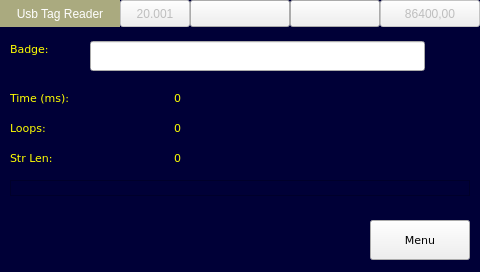
<?xml version="1.0" encoding="UTF-8"?>
<ui version="4.0">
 <class>page100</class>
 <widget class="QWidget" name="page100">
  <property name="geometry">
   <rect>
    <x>0</x>
    <y>0</y>
    <width>480</width>
    <height>272</height>
   </rect>
  </property>
  <property name="minimumSize">
   <size>
    <width>480</width>
    <height>272</height>
   </size>
  </property>
  <property name="maximumSize">
   <size>
    <width>480</width>
    <height>272</height>
   </size>
  </property>
  <property name="windowTitle">
   <string>page100</string>
  </property>
  <property name="styleSheet">
   <string notr="true">QWidget#page100
{
background-color: rgb(0, 0, 55);
}

QLabel
{
background-color: rgb(0, 0, 55);
color: rgb(255, 255, 0);
}</string>
  </property>
  <widget class="QLineEdit" name="lineEdit">
   <property name="geometry">
    <rect>
     <x>90</x>
     <y>41</y>
     <width>335</width>
     <height>30</height>
    </rect>
   </property>
   <property name="font">
    <font>
     <family>DejaVu Sans</family>
     <pointsize>10</pointsize>
     <weight>75</weight>
     <bold>true</bold>
    </font>
   </property>
   <property name="text">
    <string/>
   </property>
  </widget>
  <widget class="QLabel" name="label">
   <property name="geometry">
    <rect>
     <x>10</x>
     <y>41</y>
     <width>64</width>
     <height>16</height>
    </rect>
   </property>
   <property name="font">
    <font>
     <family>DejaVu Sans</family>
     <pointsize>8</pointsize>
    </font>
   </property>
   <property name="text">
    <string>Badge:</string>
   </property>
  </widget>
  <widget class="QLabel" name="lblElapsed">
   <property name="geometry">
    <rect>
     <x>100</x>
     <y>90</y>
     <width>81</width>
     <height>16</height>
    </rect>
   </property>
   <property name="font">
    <font>
     <family>DejaVu Sans</family>
     <pointsize>8</pointsize>
    </font>
   </property>
   <property name="text">
    <string>0</string>
   </property>
   <property name="alignment">
    <set>Qt::AlignRight|Qt::AlignTrailing|Qt::AlignVCenter</set>
   </property>
  </widget>
  <widget class="QLabel" name="lblMessage">
   <property name="geometry">
    <rect>
     <x>10</x>
     <y>180</y>
     <width>460</width>
     <height>16</height>
    </rect>
   </property>
   <property name="font">
    <font>
     <family>DejaVu Sans</family>
     <pointsize>8</pointsize>
    </font>
   </property>
   <property name="frameShape">
    <enum>QFrame::StyledPanel</enum>
   </property>
   <property name="text">
    <string/>
   </property>
  </widget>
  <widget class="QLabel" name="lblLoops">
   <property name="geometry">
    <rect>
     <x>100</x>
     <y>120</y>
     <width>81</width>
     <height>16</height>
    </rect>
   </property>
   <property name="font">
    <font>
     <family>DejaVu Sans</family>
     <pointsize>8</pointsize>
    </font>
   </property>
   <property name="text">
    <string>0</string>
   </property>
   <property name="alignment">
    <set>Qt::AlignRight|Qt::AlignTrailing|Qt::AlignVCenter</set>
   </property>
  </widget>
  <widget class="ATCMbutton" name="atcmButton">
   <property name="geometry">
    <rect>
     <x>370</x>
     <y>220</y>
     <width>100</width>
     <height>40</height>
    </rect>
   </property>
   <property name="font">
    <font>
     <family>DejaVu Sans</family>
     <pointsize>8</pointsize>
    </font>
   </property>
   <property name="toolTip">
    <string/>
   </property>
   <property name="whatsThis">
    <string>ATCMbutton widget</string>
   </property>
   <property name="pageName">
    <string notr="true">menu</string>
   </property>
   <property name="statusvar">
    <string notr="true"/>
   </property>
   <property name="viewStatus">
    <bool>false</bool>
   </property>
   <property name="visibilityVar">
    <string notr="true"/>
   </property>
   <property name="text">
    <string>Menu</string>
   </property>
   <property name="pressText">
    <string>Menu</string>
   </property>
   <property name="borderWidth">
    <number>0</number>
   </property>
   <property name="borderRadius">
    <number>0</number>
   </property>
   <property name="apparence">
    <enum>QFrame::Raised</enum>
   </property>
  </widget>
  <widget class="QLabel" name="label_2">
   <property name="geometry">
    <rect>
     <x>10</x>
     <y>90</y>
     <width>81</width>
     <height>16</height>
    </rect>
   </property>
   <property name="font">
    <font>
     <family>DejaVu Sans</family>
     <pointsize>8</pointsize>
    </font>
   </property>
   <property name="text">
    <string>Time (ms):</string>
   </property>
  </widget>
  <widget class="QLabel" name="lblLen">
   <property name="geometry">
    <rect>
     <x>100</x>
     <y>150</y>
     <width>81</width>
     <height>16</height>
    </rect>
   </property>
   <property name="font">
    <font>
     <family>DejaVu Sans</family>
     <pointsize>8</pointsize>
    </font>
   </property>
   <property name="text">
    <string>0</string>
   </property>
   <property name="alignment">
    <set>Qt::AlignRight|Qt::AlignTrailing|Qt::AlignVCenter</set>
   </property>
  </widget>
  <widget class="QLabel" name="label_3">
   <property name="geometry">
    <rect>
     <x>10</x>
     <y>120</y>
     <width>81</width>
     <height>16</height>
    </rect>
   </property>
   <property name="font">
    <font>
     <family>DejaVu Sans</family>
     <pointsize>8</pointsize>
    </font>
   </property>
   <property name="text">
    <string>Loops:</string>
   </property>
  </widget>
  <widget class="QLabel" name="label_4">
   <property name="geometry">
    <rect>
     <x>10</x>
     <y>150</y>
     <width>81</width>
     <height>16</height>
    </rect>
   </property>
   <property name="font">
    <font>
     <family>DejaVu Sans</family>
     <pointsize>8</pointsize>
    </font>
   </property>
   <property name="text">
    <string>Str Len:</string>
   </property>
  </widget>
  <widget class="QLabel" name="ledReader">
   <property name="geometry">
    <rect>
     <x>440</x>
     <y>40</y>
     <width>32</width>
     <height>32</height>
    </rect>
   </property>
   <property name="maximumSize">
    <size>
     <width>50</width>
     <height>50</height>
    </size>
   </property>
   <property name="font">
    <font>
     <family>Ubuntu</family>
     <pointsize>13</pointsize>
     <weight>50</weight>
     <italic>false</italic>
     <bold>false</bold>
    </font>
   </property>
   <property name="styleSheet">
    <string notr="true"/>
   </property>
   <property name="text">
    <string/>
   </property>
  </widget>
  <widget class="ATCMlabel" name="atcmLabel_PLC_time">
   <property name="enabled">
    <bool>false</bool>
   </property>
   <property name="geometry">
    <rect>
     <x>380</x>
     <y>0</y>
     <width>100</width>
     <height>27</height>
    </rect>
   </property>
   <property name="font">
    <font>
     <family>Ubuntu</family>
     <pointsize>9</pointsize>
    </font>
   </property>
   <property name="text">
    <string>86400,00</string>
   </property>
   <property name="toolTip">
    <string>PLC_time</string>
   </property>
   <property name="whatsThis">
    <string>ATCMlabel widget</string>
   </property>
   <property name="variable">
    <string>PLC_time</string>
   </property>
   <property name="refresh">
    <number>200</number>
   </property>
   <property name="max">
    <string notr="true">0</string>
   </property>
   <property name="min">
    <string notr="true">0</string>
   </property>
   <property name="viewStatus">
    <bool>false</bool>
   </property>
   <property name="visibilityVar">
    <string/>
   </property>
   <property name="bgColor">
    <color>
     <red>170</red>
     <green>170</green>
     <blue>127</blue>
    </color>
   </property>
   <property name="fontColor">
    <color>
     <red>255</red>
     <green>255</green>
     <blue>255</blue>
    </color>
   </property>
   <property name="borderWidth">
    <number>0</number>
   </property>
   <property name="borderRadius">
    <number>0</number>
   </property>
  </widget>
  <widget class="QLabel" name="label_5">
   <property name="geometry">
    <rect>
     <x>0</x>
     <y>0</y>
     <width>120</width>
     <height>27</height>
    </rect>
   </property>
   <property name="font">
    <font>
     <family>Ubuntu</family>
     <pointsize>9</pointsize>
    </font>
   </property>
   <property name="styleSheet">
    <string notr="true">background-color: rgb(170, 170, 127);
color: rgb(255, 255, 255);
font: 9pt &quot;Ubuntu&quot;;
</string>
   </property>
   <property name="text">
    <string>Usb Tag Reader</string>
   </property>
   <property name="alignment">
    <set>Qt::AlignCenter</set>
   </property>
  </widget>
  <widget class="ATCMtime" name="atcmTime">
   <property name="geometry">
    <rect>
     <x>290</x>
     <y>0</y>
     <width>90</width>
     <height>27</height>
    </rect>
   </property>
   <property name="font">
    <font>
     <family>Ubuntu</family>
     <pointsize>9</pointsize>
    </font>
   </property>
   <property name="toolTip">
    <string>ATCM QTime</string>
   </property>
   <property name="whatsThis">
    <string>ATCMtime widget</string>
   </property>
   <property name="bgColor">
    <color>
     <red>170</red>
     <green>170</green>
     <blue>127</blue>
    </color>
   </property>
   <property name="fontColor">
    <color>
     <red>255</red>
     <green>255</green>
     <blue>255</blue>
    </color>
   </property>
   <property name="borderWidth">
    <number>0</number>
   </property>
   <property name="borderRadius">
    <number>0</number>
   </property>
  </widget>
  <widget class="ATCMlabel" name="atcmLabel_HMI_Version">
   <property name="enabled">
    <bool>false</bool>
   </property>
   <property name="geometry">
    <rect>
     <x>120</x>
     <y>0</y>
     <width>70</width>
     <height>27</height>
    </rect>
   </property>
   <property name="font">
    <font>
     <family>Ubuntu</family>
     <pointsize>9</pointsize>
    </font>
   </property>
   <property name="text">
    <string>20.001</string>
   </property>
   <property name="toolTip">
    <string>PLC_HMI_Version</string>
   </property>
   <property name="whatsThis">
    <string>ATCMlabel widget</string>
   </property>
   <property name="variable">
    <string>PLC_HMI_Version</string>
   </property>
   <property name="refresh">
    <number>200</number>
   </property>
   <property name="max">
    <string notr="true">0</string>
   </property>
   <property name="min">
    <string notr="true">0</string>
   </property>
   <property name="viewStatus">
    <bool>false</bool>
   </property>
   <property name="visibilityVar">
    <string/>
   </property>
   <property name="bgColor">
    <color>
     <red>170</red>
     <green>170</green>
     <blue>127</blue>
    </color>
   </property>
   <property name="fontColor">
    <color>
     <red>255</red>
     <green>255</green>
     <blue>255</blue>
    </color>
   </property>
   <property name="borderWidth">
    <number>0</number>
   </property>
   <property name="borderRadius">
    <number>0</number>
   </property>
  </widget>
  <widget class="ATCMdate" name="atcmDate">
   <property name="geometry">
    <rect>
     <x>190</x>
     <y>0</y>
     <width>100</width>
     <height>27</height>
    </rect>
   </property>
   <property name="font">
    <font>
     <family>Ubuntu</family>
     <pointsize>9</pointsize>
    </font>
   </property>
   <property name="toolTip">
    <string>ATCM QDate</string>
   </property>
   <property name="whatsThis">
    <string>ATCMdate widget</string>
   </property>
   <property name="bgColor">
    <color>
     <red>170</red>
     <green>170</green>
     <blue>127</blue>
    </color>
   </property>
   <property name="fontColor">
    <color>
     <red>255</red>
     <green>255</green>
     <blue>255</blue>
    </color>
   </property>
   <property name="borderWidth">
    <number>0</number>
   </property>
   <property name="borderRadius">
    <number>0</number>
   </property>
   <property name="format">
    <enum>ATCMdate::DD_MM_YYYY</enum>
   </property>
  </widget>
 </widget>
 <customwidgets>
  <customwidget>
   <class>ATCMbutton</class>
   <extends>QPushButton</extends>
   <header>atcmplugin.h</header>
  </customwidget>
  <customwidget>
   <class>ATCMdate</class>
   <extends>QPushButton</extends>
   <header>atcmplugin.h</header>
  </customwidget>
  <customwidget>
   <class>ATCMlabel</class>
   <extends>QPushButton</extends>
   <header>atcmplugin.h</header>
  </customwidget>
  <customwidget>
   <class>ATCMtime</class>
   <extends>QPushButton</extends>
   <header>atcmplugin.h</header>
  </customwidget>
 </customwidgets>
 <resources/>
 <connections>
  <connection>
   <sender>atcmButton</sender>
   <signal>newPage(const char*,bool)</signal>
   <receiver>page100</receiver>
   <slot>goto_page(const char*,bool)</slot>
   <hints>
    <hint type="sourcelabel">
     <x>20</x>
     <y>20</y>
    </hint>
    <hint type="destinationlabel">
     <x>20</x>
     <y>20</y>
    </hint>
   </hints>
  </connection>
 </connections>
 <slots>
  <slot>goto_page(const char*,bool)</slot>
 </slots>
</ui>
